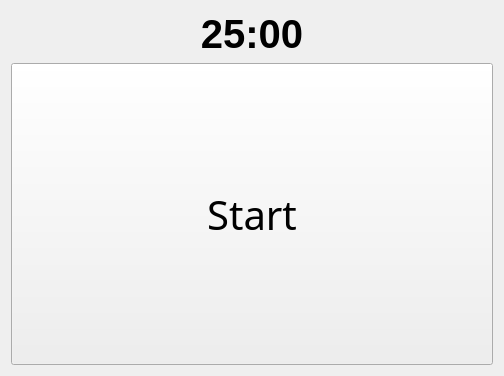
<?xml version="1.0" encoding="UTF-8"?>
<ui version="4.0">
 <class>Form</class>
 <widget class="QWidget" name="Form">
  <property name="geometry">
   <rect>
    <x>0</x>
    <y>0</y>
    <width>504</width>
    <height>376</height>
   </rect>
  </property>
  <property name="windowTitle">
   <string>Pomodoro</string>
  </property>
  <property name="windowIcon">
   <iconset>
    <normaloff>resource/tomato.ico</normaloff>resource/tomato.ico</iconset>
  </property>
  <layout class="QGridLayout" name="gridLayout">
   <item row="0" column="0">
    <layout class="QVBoxLayout" name="verticalLayout">
     <item>
      <widget class="QLabel" name="labelTime">
       <property name="enabled">
        <bool>true</bool>
       </property>
       <property name="sizePolicy">
        <sizepolicy hsizetype="Preferred" vsizetype="Fixed">
         <horstretch>0</horstretch>
         <verstretch>0</verstretch>
        </sizepolicy>
       </property>
       <property name="font">
        <font>
         <family>Arial</family>
         <pointsize>30</pointsize>
         <weight>75</weight>
         <bold>true</bold>
        </font>
       </property>
       <property name="text">
        <string>25:00</string>
       </property>
       <property name="textFormat">
        <enum>Qt::AutoText</enum>
       </property>
       <property name="alignment">
        <set>Qt::AlignCenter</set>
       </property>
      </widget>
     </item>
     <item>
      <widget class="QPushButton" name="buttonMain">
       <property name="sizePolicy">
        <sizepolicy hsizetype="Preferred" vsizetype="Preferred">
         <horstretch>0</horstretch>
         <verstretch>0</verstretch>
        </sizepolicy>
       </property>
       <property name="font">
        <font>
         <family>微软雅黑</family>
         <pointsize>30</pointsize>
         <weight>50</weight>
         <bold>false</bold>
        </font>
       </property>
       <property name="contextMenuPolicy">
        <enum>Qt::CustomContextMenu</enum>
       </property>
       <property name="text">
        <string>Start</string>
       </property>
       <property name="flat">
        <bool>false</bool>
       </property>
      </widget>
     </item>
    </layout>
   </item>
  </layout>
 </widget>
 <resources/>
 <connections/>
</ui>
